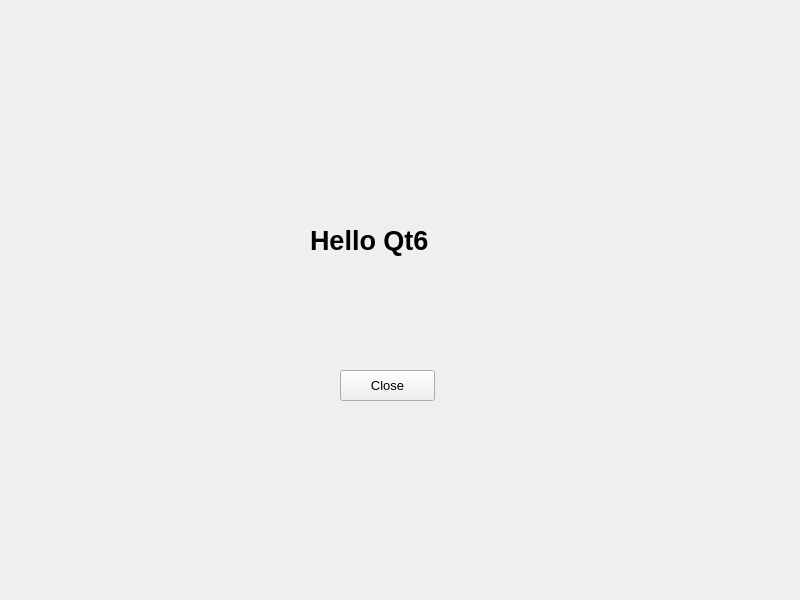
<?xml version="1.0" encoding="UTF-8"?>
<ui version="4.0">
 <class>Widget</class>
 <widget class="QWidget" name="Widget">
  <property name="geometry">
   <rect>
    <x>0</x>
    <y>0</y>
    <width>800</width>
    <height>600</height>
   </rect>
  </property>
  <property name="font">
   <font>
    <pointsize>10</pointsize>
   </font>
  </property>
  <property name="windowTitle">
   <string>First Demo</string>
  </property>
  <property name="windowIcon">
   <iconset theme="application-x-executable"/>
  </property>
  <widget class="QLabel" name="labelDemo">
   <property name="geometry">
    <rect>
     <x>310</x>
     <y>190</y>
     <width>191</width>
     <height>101</height>
    </rect>
   </property>
   <property name="font">
    <font>
     <pointsize>20</pointsize>
     <bold>true</bold>
    </font>
   </property>
   <property name="text">
    <string>Hello Qt6</string>
   </property>
  </widget>
  <widget class="QPushButton" name="btnClose">
   <property name="geometry">
    <rect>
     <x>340</x>
     <y>370</y>
     <width>95</width>
     <height>31</height>
    </rect>
   </property>
   <property name="text">
    <string>Close</string>
   </property>
  </widget>
 </widget>
 <resources/>
 <connections>
  <connection>
   <sender>btnClose</sender>
   <signal>clicked()</signal>
   <receiver>Widget</receiver>
   <slot>close()</slot>
   <hints>
    <hint type="sourcelabel">
     <x>387</x>
     <y>385</y>
    </hint>
    <hint type="destinationlabel">
     <x>399</x>
     <y>299</y>
    </hint>
   </hints>
  </connection>
 </connections>
</ui>
